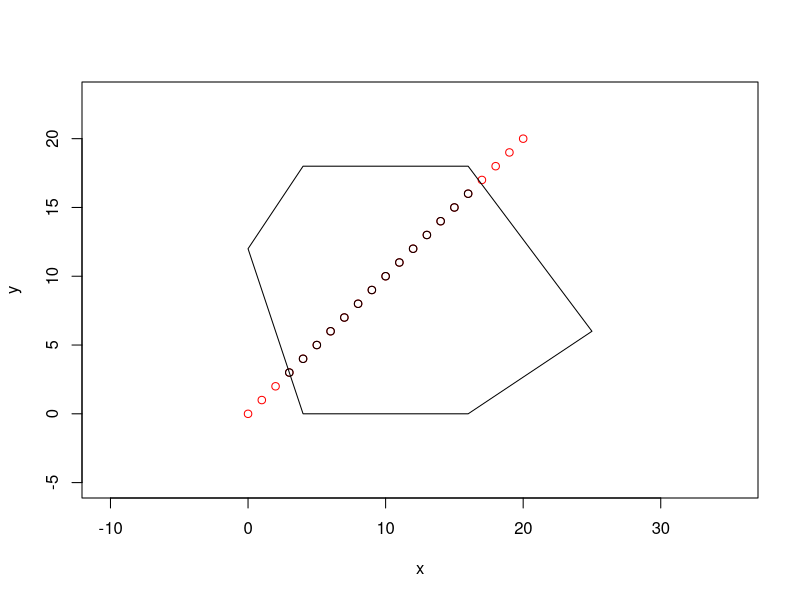
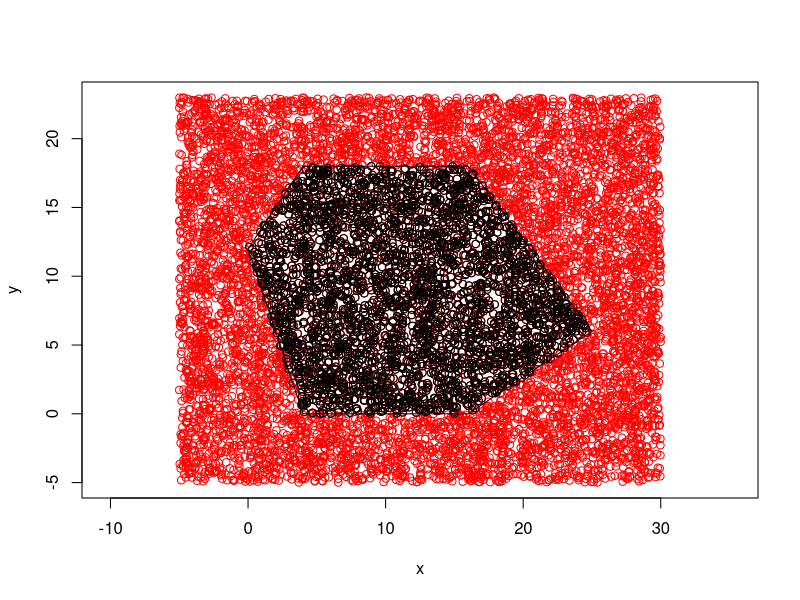

Reproduce these figures in R, in order.
## ---- chunk 1
point_in_out <- function(x_1, y_1, x, y, type, plot){
  xo <- x
  yo <- y
  if(plot == 1){
    plot(x,y,type = "p", xlab="x", ylab="y", xlim=c(min(x_1)-5, max(x_1)+5), #plots test coordinates if satisfied.
         ylim=c(min(y_1)-5, max(y_1)+5), asp = 1, col = "red")
  }
  l <- length(x_1)#effectively retrieves the number of vertices.
  gradient <- 0 #initialise the variable gradient.
  for(i in 1:l){ #removes all points that are above the line for the vterices that are within pi radians of the hroizontal anti clockwise.
    if(i == l){
      gradient <- (y_1[1]-y_1[i])/(x_1[1]-x_1[i])
    } else{
      gradient <- (y_1[i+1]-y_1[i])/(x_1[i+1]-x_1[i])#cycles through these vertices calculating gradient of each.
    } 
    c <- y_1[i]- gradient*x_1[i] #find the interception with the y axis so we have the equation of a line.
    if(l %% 2 == 0){
      if(i < floor((l/2)+1)){
        test <- ((y-gradient*x - c) <= 0) #tests each test point for if it is below the line.
      } else{
        test <- ((y-gradient*x - c) >= 0) #tests each test point for if it is above the line.
      }
    }else {
      if(i <= floor((l/2)+1)){
        test <- ((y-gradient*x - c) <= 0) #tests each test point for if it is below the line.
      } else{
        test <- ((y-gradient*x - c) >= 0) #tests each test point for if it is above the line.
      }
    }
    for(i in 1:(length(x))){ #this then cycles through the x and coordinates and sets to point outside area to be removed.
      if(test[i] == FALSE){
        x[i] <- floor(max(x_1)+500)
        y[i] <- floor(max(y_1) +500)
      }
    }
  }
  x2 <- x[x!= floor(max(x_1)+500)]#removes point outside of area.
  y2 <- y[y!= floor(max(y_1)+500)]
  area <- 0
  if(plot == 1){
    points(x2,y2, asp = 1)#plots the test points 
    polygon(x_1,y_1)#plots the polygon coordinates
  }
  if(type == "GRID_1"){ #depending on type of approximation used grid_1 is squared grid
    area <- (max(xo)-min(xo))*(max(yo)-min(yo))*length(x2)/grid_generator(interval, x_1, y_1)[[3]]
  }
  if(type == "GRID_2"){#grid_2 is triangular grid
    area <- ((max(xo)-(min(xo)))*((max(yo))-(min(yo)))*length(x2)/grid_generator2(interval, x_1, y_1)[[3]])
  }
  if(type == "Monte"){#If monte carlo method
    area <- (((ceiling(max(x_1))+5)-(floor(min(x_1))-5))*((ceiling(max(y_1))+5)-(floor(min(y_1))-5)))* length(x2)/no.points
  }
  if(type == "Monte2"){#If monte carlo method
    area <- ((radius+5)-(-radius-5))*((radius+5)-(-radius -5))*length(x2)/no.points
  }
  return(area)
}

## ---- chunk 2
#Area calculated from the determinant
area_calculator <- function(x,y){ #function takes in two vectors for x,y parts of coordinates
  l <- length(x) #find number of coordinates
  m <- matrix(c(x,y), ncol = 2, nrow = l) # creates a matric with column 1 as x and 2 as y
  det <- 0 #initialize det
  area <- 0 #initialize det
  for(i in 1:l){ #iteration loop to cycle through the matrix calculating the determinant of the 2 by 2 matrices within.
    if(i == l){
      det <- det(t(matrix(c(m[i,],m[1,]), nrow = 2, ncol = 2)))
    }
    else {
      det <- det(t(matrix(c(m[i,],m[i+1,]), nrow = 2, ncol = 2)))
    }
    area <- area + det
  }
  area <- 0.5 *area
  return(area)
}
## ---- chunk 3
#Basic test with manually entered coordinates for polygon vertices with a known area.
x_1 <- c(25, 16, 4, 0, 4, 16) #x coordinates for vertices
y_1 <- c(6, 18, 18, 12,0, 0) #y coordinates for vertices
test.points.x <- 0:20 #test points that may be in the polygon or out.
test.points.y <- 0:20 #test points that may be in the polygon or out.
point_in_out(x_1,y_1,test.points.x,test.points.y,type = 0, plot = 1) #recalls the point_in_out function I defined earlier.
## ---- chunk 4
x_1 <- c(25, 16, 4, 0, 4, 16) #x coordinates for vertices
y_1 <- c(6, 18, 18, 12,0, 0) #y coordinates for vertices
no.points <- 10000 #number of test points to generate  and determine if in or outside the polygon.
areas <- 0
repetitions <- 15
for(i in 1:repetitions){# retpeats monte carlo method 10 times and finds an average for the approximate area
  monte.carlo.points.x <- runif(no.points,floor(min(x_1)-5), ceiling(max(x_1)+5)) #generates random points over polygon dimensions.
  monte.carlo.points.y <- runif(no.points,floor(min(y_1)-5), ceiling(max(y_1)+5))
  areas <- c(areas, point_in_out(x_1,y_1,monte.carlo.points.x,monte.carlo.points.y, "Monte", plot = 0)) #monte carlo proccess
  
}
point_in_out(x_1,y_1,monte.carlo.points.x,monte.carlo.points.y, "Monte", plot = 1) #monte carlo proccess
## ---- chunk 5
mean(areas[-1])
area_calculator(x_1,y_1) #calculates area using determinant process.
## ---- chunk 6
var(areas[-1])
sd(areas[-1])
## ---- chunk 7
sqrt(sum((areas[-1]-area_calculator(x_1,y_1))^2)/repetitions)
